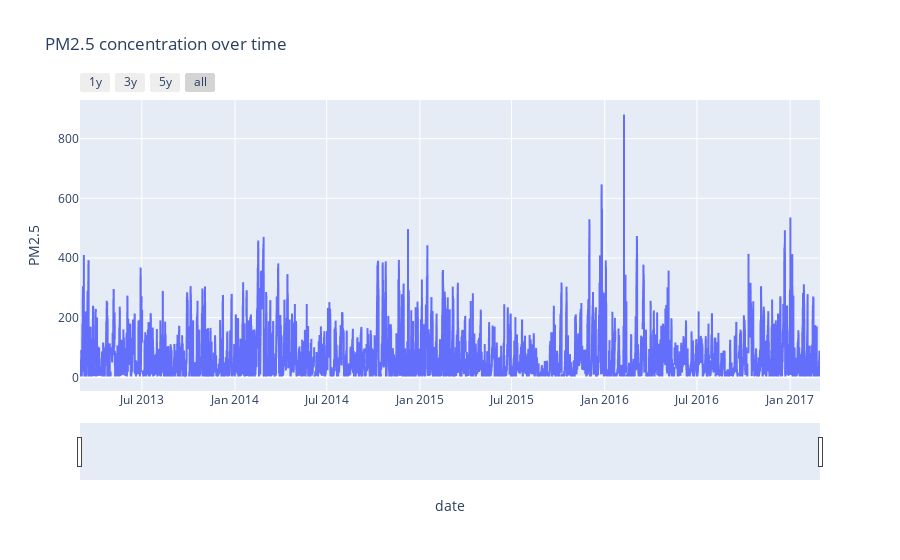

This figure's notebook cell:
### Code cell
# plotting the grph for how the null values are looks like in a graph
fig = px.line(df, x='date', y='PM2.5', title='PM2.5 concentration over time')

fig.update_xaxes(
    rangeslider_visible=True,
    rangeselector=dict(
        buttons=list([
            dict(count=1, label='1y', step='year', stepmode='backward'),
            dict(count=2, label='3y', step='year', stepmode='backward'),
            dict(count=3, label='5y', step='year', stepmode='backward'),
            dict(step='all')
        ])
    )
)
fig.show()

### Figure 1 — Plotly figure (JSON) as saved in the notebook; plotly's stock layout.template omitted (floating-point values rounded to 4 significant figures; data arrays with more than 128 entries replaced by an {"elided": "..."} marker saying what was removed)
{"data": [{"hovertemplate": "date=%{x}<br>PM2.5=%{y}<extra></extra>", "legendgroup": "", "line": {"color": "#636efa", "dash": "solid"}, "marker": {"symbol": "circle"}, "mode": "lines", "name": "", "showlegend": false, "type": "scattergl", "x": {"elided": "35064 str values"}, "xaxis": "x", "y": {"elided": "35064 float values"}, "yaxis": "y"}], "layout": {"legend": {"tracegroupgap": 0}, "title": {"text": "PM2.5 concentration over time"}, "xaxis": {"anchor": "y", "domain": [0, 1], "rangeselector": {"buttons": [{"count": 1, "label": "1y", "step": "year", "stepmode": "backward"}, {"count": 2, "label": "3y", "step": "year", "stepmode": "backward"}, {"count": 3, "label": "5y", "step": "year", "stepmode": "backward"}, {"step": "all"}]}, "rangeslider": {"visible": true}, "title": {"text": "date"}}, "yaxis": {"anchor": "x", "domain": [0, 1], "title": {"text": "PM2.5"}}}}
